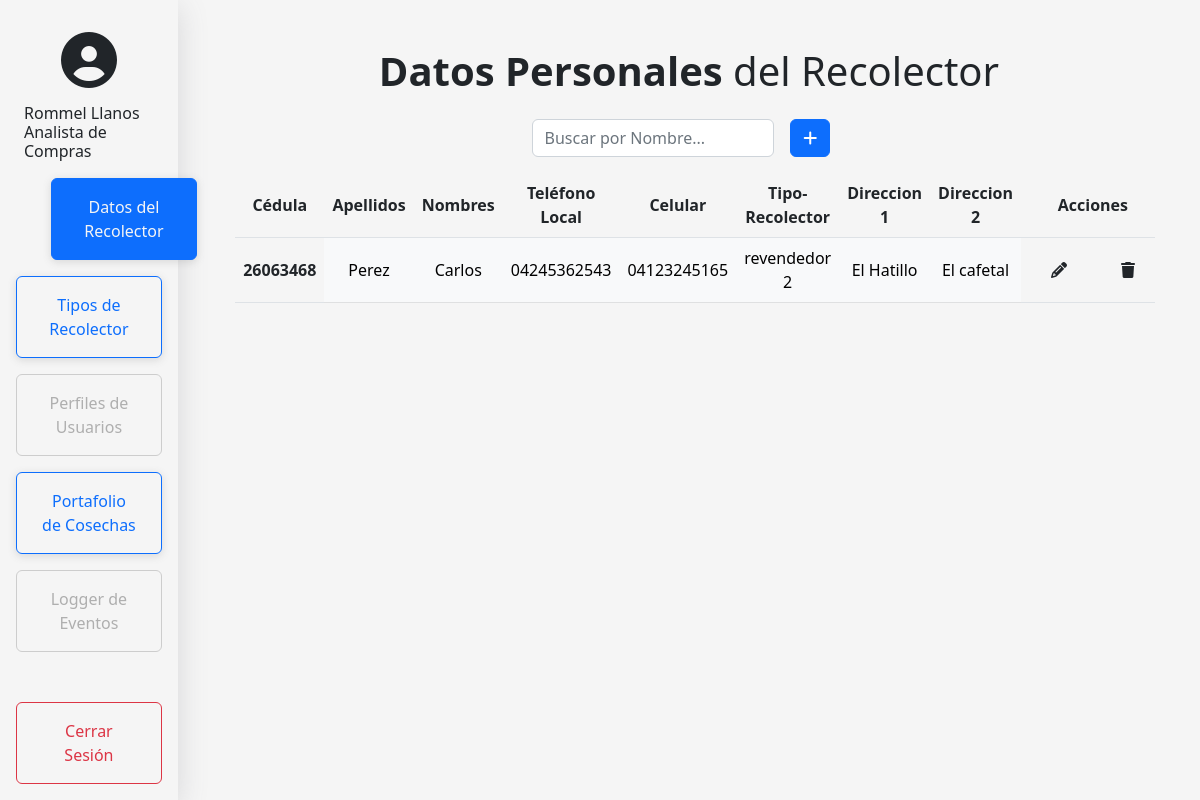
The app's page /recolector (signed in) with its own data.
### model.py (models this page shows, shortened)
class Recolector(db.Base):
    __tablename__ = 'recolector'
    id = Column(Integer, primary_key=True)
    nombres = Column(String, nullable=False)
    apellidos = Column(String, nullable=False)
    telefonoCelular = Column(String, nullable=False)
    telefonoLocal = Column(String, nullable=True)
    direccion = Column(String, nullable=False)
    direccion2 = Column(String, nullable=True)
    tipo = Column(Integer, ForeignKey("tiporecolector.id"))
    cantidad = Column(Integer, nullable=True)

### app.py (the view)
@app.route('/recolector',methods=['GET','POST','PUT'])
def recolector():
    if 'username' in session:
        if session['rol'] == 0:
            if request.method=='POST':
                new_prod = db1.session.query(Recolector).filter_by(id = request.form['id']).first()
                if new_prod == None:
                    tipos = obtenerTiposRecolectores()
                    if tipos != []:
                        agregarRecolector(request.form["id"],
                                        request.form["nombres"],
                                        request.form["apellidos"],
                                        request.form["telefonoCelular"],
                                        request.form["telefonoLocal"],
                                        request.form["direccion"],
                                        request.form["direccion2"],
                                        request.form["tipo"],)
                        recolectores = obtenerRecolectores()
                        tipos = obtenerTiposRecolectores()
                        return render_template('recolector.html',recolectores=recolectores, tipos=tipos)
                    else:
                        flash("No se puede agregar un recolector, agregue un tipo de recolector")
                        tipos = obtenerTiposRecolectores()
                        return redirect(url_for('tipo_prod'))
                else:
                    flash("El recolector ya existe ")
                    recolectores = obtenerRecolectores()
                    tipos = obtenerTiposRecolectores()
                    return render_template('recolector.html',recolectores=recolectores, tipos=tipos)
            else:
                recolectores = obtenerRecolectores()
                tipos = obtenerTiposRecolectores()
                return render_template('recolector.html',recolectores=recolectores, tipos=tipos)
        else:
            return redirect(url_for('home'))
    else:
       return redirect(url_for('login'))

### app.py (called while the page is built)
def obtenerRecolectores():
    recolectores = db1.session.query(Recolector).filter_by().all()
    return recolectores

def obtenerTiposRecolectores():
    tiposRecolectores = db1.session.query(TipoRecolector).filter_by().all()
    return tiposRecolectores

### templates/recolector.html (shortened to what this page needs)
{% extends './home.html' %}
{% block customCSS %}
<link rel="stylesheet" href="{{ url_for('static',filename='css/login.css') }}">
{% endblock %}
{% block body %}
<main class="form-signin w-100 mb-auto mt-3 text-center">
  <h2 class=" my-3 fade-in display-6"><b class="fw-bold">Datos Personales</b> del Recolector</h2>
  <div class="row justify-content-md-center fade-in">
      <div class="col-12 col-md-4 d-flex justify-content-end">
            <input type="text" class="form-control my-2 search" id="myInput" onkeyup="search()" placeholder="Buscar por Nombre...">
            <button type="button" class="btn btn-primary my-2 mx-3" data-bs-toggle="modal" data-bs-target="#AgregarRecolector">
              <i class="fa-solid fa-plus"></i>
            </button>
      </div>
  </div>
  {%if recolectores%}
      <div class="row justify-content-md-center fade-in">
        <div class="col-12 col-md-11 table-responsive">
          <table class="table mt-2 table-hover" id = "recolectores">
            <thead>
              <th scope="col">Cédula</th>
              <th scope="col">Apellidos</th>
              <th scope="col">Nombres</th>
              <th scope="col">Teléfono Local</th>
              <th scope="col">Celular</th>
              <th scope="col">Tipo-Recolector</th>
              <th scope="col">Direccion 1</th>
              <th scope="col">Direccion 2</th>
              <th scope="col">Acciones</th>
            </thead>
            <tbody>
              {%for recolector in recolectores%}
              <tr class=" deleteOut tdEdit">
                  <th scope="row">{{recolector.id}}</th>
                  <td class="table-light tdEdit" type="username" id="apellidos">{{recolector.apellidos}}</td>
                  <td class="table-light tdEdit" type="username" id="nombre">{{recolector.nombres}}</td>
                  <td class="table-light tdEdit" type="username" id="apellidos">{{recolector.telefonoLocal}}</td>
                  <td class="table-light tdEdit" type="username" id="apellidos">{{recolector.telefonoCelular}}</td>
                  <td class="table-light tdEdit" type="username" id="apellidos" value="{{recolector.tipo}}"></td>
                  <td class="table-light tdEdit" type="username" id="apellidos">{{recolector.direccion}}</td>
                  <td class="table-light tdEdit" type="username" id="apellidos">{{recolector.direccion2}}</td>
                  <td >
                      <div class="cont">
                        <button id="editbtn" method="POST" class="edit pencil btn" role="button"
                          data-bs-toggle="modal" data-bs-target="#EditarRecolector" onclick="handleEdit()">
                          <div>
                            <i class="fa-solid fa-pencil"></i>
                          </div>
                        </button>
                        <form name="ID" action="/recolector/delete" method="POST" class="edit trash btn" role="button" onclick="handleDelete();">
                          <div >
                            <i class="fa-solid fa-trash"></i>
                          </div>
                        </form>
                      </div>
                    </td>
              </tr>
              {%endfor%}
            </tbody>
          </table>
        </div>
      </div>
  {%endif%}
</main>
{% endblock %}

### static/css/login.css (style rules this page uses)
html, body { height: 100%; }
body { display: flex; align-items: center; background-color: #f5f5f5; }
.form-signin { padding: 15px; }
.cont { display: flex; flex: 0 0 auto; justify-content: center; padding: 0px; margin: -5px; }
form.edit { display: flex !important; flex: 1 0 0%; justify-content: center !important; padding: 6px 20px !important; border-radius: 40rem !important; }
button.edit { display: flex !important; flex: 1 0 0%; justify-content: center !important; padding: 6px 20px !important; border-radius: 40rem !important; }
.trash { margin: 0 6px !important; }
.pencil { margin: 0 6px !important; }
.fade-in { opacity:0; -webkit-animation:fadeIn ease-in 1; -moz-animation:fadeIn ease-in 1; animation:fadeIn ease-in 1; -webkit-animation-fill-mode:forwards; -moz-animation-fill-mode:forwards; animation-fill-mode:forwards; -webkit-animation-duration:0.3s; -moz-animation-duration:0.3s; animation-duration:0.3s; }
.table-light { vertical-align: middle; }
th { vertical-align: middle; }
td { text-align: center; vertical-align: middle; }

### records on screen
Recolector: id "26063468", apellidos "Perez", nombres "Carlos", telefonoLocal "04245362543", telefonoCelular "04123245165", {{ recolector.tipo }} 1 (drawn), direccion "El Hatillo", direccion2 "El cafetal"

### other values on screen
{{ session['nombres'] + ' ' + session['apellidos'] }} "Rommel Llanos"
